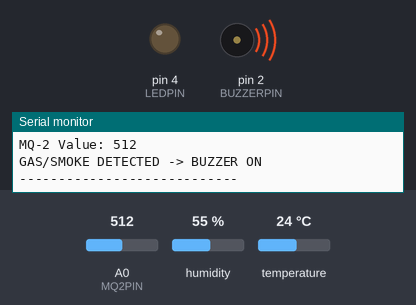
The sketch below on a simulated Arduino Uno, built with avr-gcc and run on an emulated ATmega328P. Shown: output pins drawn as LEDs (lit = HIGH), buzzer (waves = sounding), the last lines printed to the serial monitor. The inputs (shaded band) are chosen by the test bench; at power-on: humidity 55 %, A0 (MQ2PIN) = 512, temperature 24 °C.

Above: at 2.9 s.
3.0 s: humidity set to 88 %
5.8 s: humidity set to 92 %
At 6.6 s:
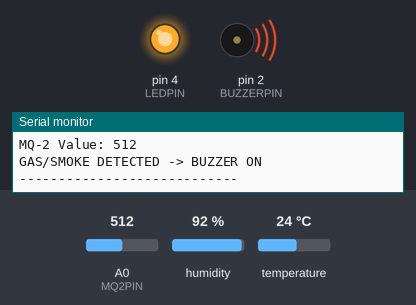
8.6 s: A0 (MQ2PIN) set to 461
11.6 s: A0 (MQ2PIN) set to 432
At 13.1 s:
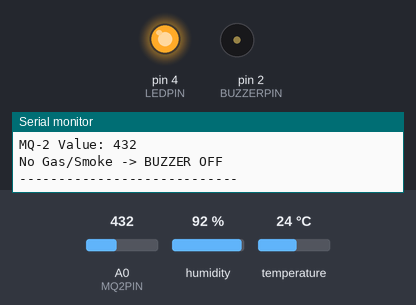
14.4 s: humidity set to 22 %
At 15.1 s:
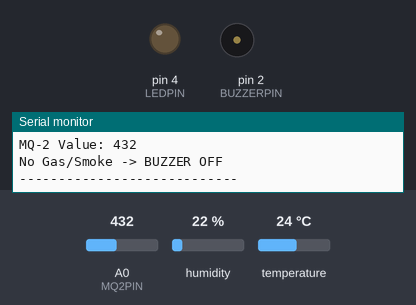
17.2 s: humidity set to 91 %
At 19.2 s:
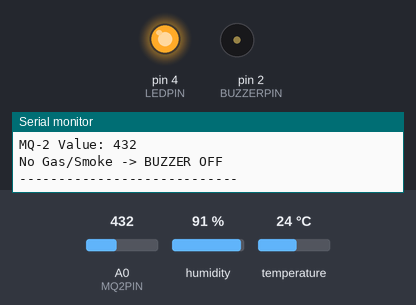
Timing chart, 0 to 20.7 s (numbered marks = the images above; inputs shaded):
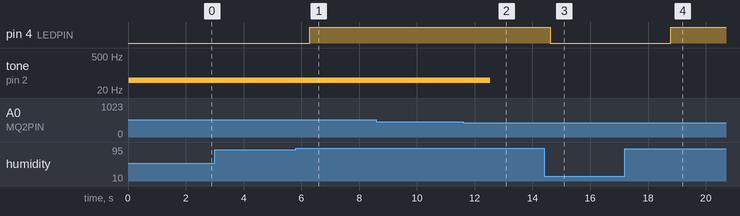

Measured:
- the behaviour switches between 90 and 91 % on humidity (found by bisection; images 0 and 1)
- the behaviour switches between 446 and 445 on A0 (MQ2PIN) (found by bisection; images 1 and 2)
- after the input at 5.8 s, pin 4 (LEDPIN): LOW → HIGH after 0.49 s
- after the input at 11.6 s, tone on pin 2 (BUZZERPIN): 50 Hz → silent after 0.94 s
- after the input at 14.4 s, pin 4 (LEDPIN): HIGH → LOW after 0.22 s
- after the input at 17.2 s, pin 4 (LEDPIN): LOW → HIGH after 1.6 s

The sketch:

sketch_kitchen_safety_mmonitoring.ino
```cpp
#include <DHT.h>

#define DHTPIN 7
#define DHTTYPE DHT11

#define LEDPIN 4
#define MQ2PIN A0
#define BUZZERPIN 2

#define HUMIDITY_THRESHOLD 90
#define GAS_THRESHOLD 445

DHT dht(DHTPIN, DHTTYPE);

void setup() {
  Serial.begin(9600);

  dht.begin();

  pinMode(LEDPIN, OUTPUT);
  pinMode(BUZZERPIN, OUTPUT);

  digitalWrite(LEDPIN, LOW);
  digitalWrite(BUZZERPIN, LOW);

  Serial.println("Kitchen Safety Monitoring Started");
}

void loop() {

  // =========================
  // DHT11
  // =========================

  float humidity = dht.readHumidity();

  if (isnan(humidity)) {
    Serial.println("DHT11 ERROR!");
  }
  else {

    Serial.print("Humidity: ");
    Serial.println(humidity);

    if (humidity > HUMIDITY_THRESHOLD) {
      digitalWrite(LEDPIN, HIGH);
      Serial.println("High Humidity -> LED ON");
    }
    else {
      digitalWrite(LEDPIN, LOW);
      Serial.println("Normal Humidity -> LED OFF");
    }
  }


  // =========================
  // MQ-2
  // =========================

  int gasValue = analogRead(MQ2PIN);

  Serial.print("MQ-2 Value: ");
  Serial.println(gasValue);

  if (gasValue > GAS_THRESHOLD) {

    tone(BUZZERPIN, 50);

    Serial.println("GAS/SMOKE DETECTED -> BUZZER ON");
  }
  else {

    noTone(BUZZERPIN);

    Serial.println("No Gas/Smoke -> BUZZER OFF");
  }

  Serial.println("----------------------------");

  delay(2000);
}
```
